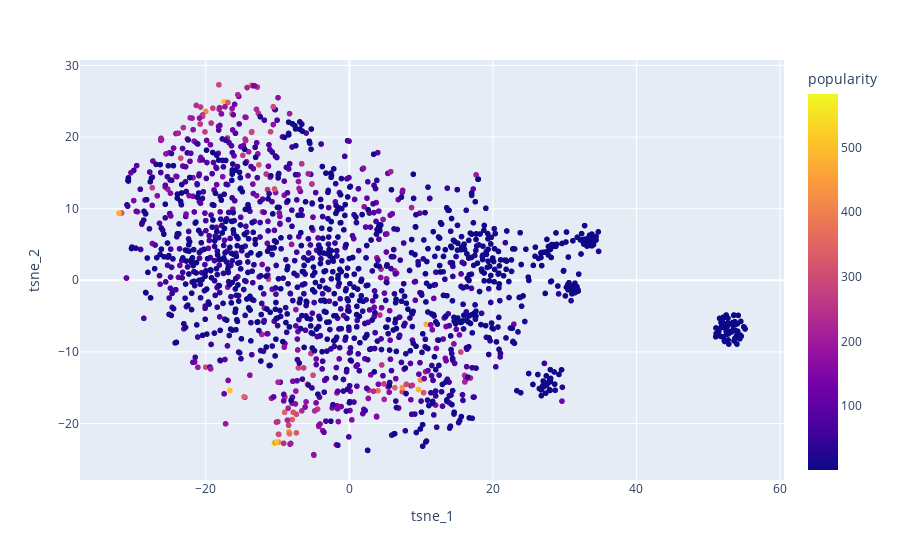

Notebook code cell kept with this figure:
### Code cell
import plotly.express as px

tsne_df = pd.DataFrame(item_tsne, columns=["tsne_1", "tsne_2"])
tsne_df["item_id"] = np.arange(item_tsne.shape[0])
tsne_df = tsne_df.merge(items.reset_index())

px.scatter(tsne_df, x="tsne_1", y="tsne_2",
           color="popularity",
           hover_data=["item_id", "title",
                       "release_year", "popularity"])

### Figure 1 — Plotly figure (JSON) as saved in the notebook; plotly's stock layout.template omitted (floating-point values rounded to 4 significant figures; data arrays with more than 128 entries replaced by an {"elided": "..."} marker saying what was removed)
{"data": [{"customdata": {"elided": "1682x4 mixed values"}, "hovertemplate": "tsne_1=%{x}<br>tsne_2=%{y}<br>item_id=%{customdata[0]}<br>title=%{customdata[1]}<br>release_year=%{customdata[2]}<br>popularity=%{marker.color}<extra></extra>", "legendgroup": "", "marker": {"color": {"elided": "1682 int values"}, "coloraxis": "coloraxis", "symbol": "circle"}, "mode": "markers", "name": "", "showlegend": false, "type": "scattergl", "x": {"elided": "1682 float values"}, "xaxis": "x", "y": {"elided": "1682 float values"}, "yaxis": "y"}], "layout": {"coloraxis": {"colorbar": {"title": {"text": "popularity"}}, "colorscale": [[0, "#0d0887"], [0.1111, "#46039f"], [0.2222, "#7201a8"], [0.3333, "#9c179e"], [0.4444, "#bd3786"], [0.5556, "#d8576b"], [0.6667, "#ed7953"], [0.7778, "#fb9f3a"], [0.8889, "#fdca26"], [1, "#f0f921"]]}, "legend": {"tracegroupgap": 0}, "margin": {"t": 60}, "xaxis": {"anchor": "y", "domain": [0, 1], "title": {"text": "tsne_1"}}, "yaxis": {"anchor": "x", "domain": [0, 1], "title": {"text": "tsne_2"}}}}
